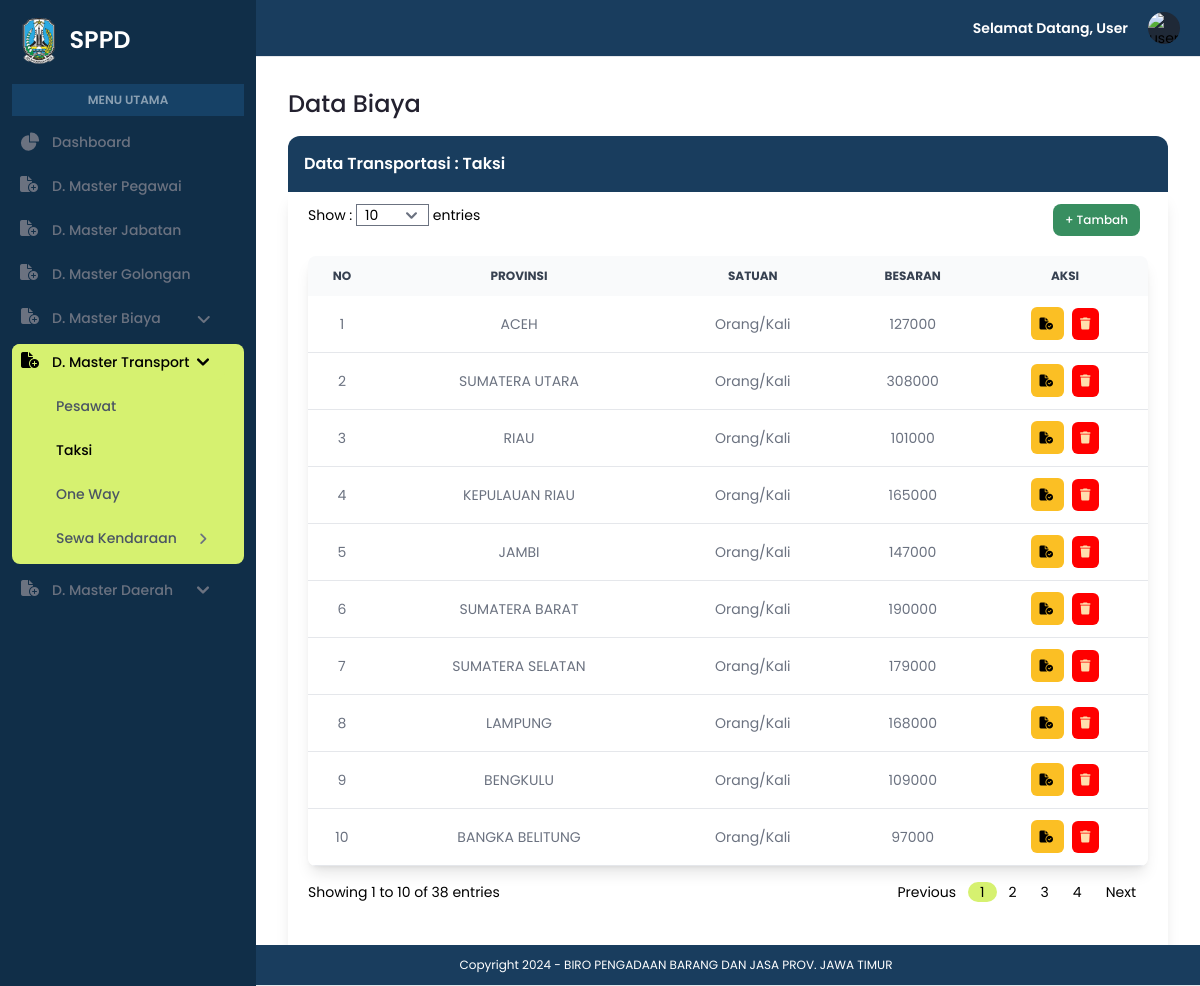
Page /admin/data_taksi.php on the committed database.
### tables this page shows
CREATE TABLE `taksi` (
  `kode_provinsi` varchar(50) NOT NULL,
  `besaran` varchar(100) DEFAULT NULL
);

CREATE TABLE `provinsi` (
  `kode_provinsi` varchar(10) NOT NULL,
  `nama_provinsi` varchar(100) NOT NULL,
  `ibukota_provinsi` varchar(100) NOT NULL
);

### admin/data_taksi.php (the view, shortened to what this page needs)
<?php
include '../koneksi.php';
?>
<!DOCTYPE html>
<html lang="en">
<head>
    <link rel="stylesheet" href="../assets/css/style.css">
    <link rel="stylesheet" href="https://cdnjs.cloudflare.com/ajax/libs/font-awesome/6.5.1/css/all.min.css" />
    <link href="https://cdnjs.cloudflare.com/ajax/libs/flowbite/2.3.0/flowbite.min.css" rel="stylesheet" />
    <script src="https://cdn.tailwindcss.com"></script>
</head>
<body>
    <section id="sidebar">
        <?php include "../navbar.php"; ?>
        <aside id="logo-sidebar" class="fixed top-0 left-0 z-40 w-64 h-screen transition-transform -translate-x-full sm:translate-x-0" aria-label="Sidebar">
            <div class="h-full px-3 py-4 overflow-y-auto bg-[#102E48]">
                <a href="index.php" class="flex ms-2 md:me-24 mb-5">
                    <img src="../assets/img/logo.png" class="h-12 me-3" />
                    <span class="self-center text-2xl font-semibold whitespace-nowrap text-white">SPPD</span>
                </a>
                <div class="bg-[#276EAC4D] mb-2 py-2 px-5 text-center">
                    <p class="font-semibold text-xs text-white/50">MENU UTAMA</p>
                </div>
                <ul class="space-y-2 font-medium">
                    <li>
                        <a href="index.php" class="flex items-center p-2 text-gray-500 rounded-lg hover:bg-[#D6F170] hover:text-black group">
                            <span class="ms-3 text-sm">Dashboard</span>
                        </a>
                    </li>
                    <li>
                        <a href="data_pegawai.php" class="flex items-center p-2 text-gray-500 rounded-lg hover:bg-[#D6F170] hover:text-black group">
                            <i class="fa-solid fa-file-circle-plus w-5 h-5 text-gray-500 transition duration-75 group-hover:text-black"></i>
                            <span class="text-sm ms-3 whitespace-nowrap">D. Master Pegawai</span>
                        </a>
                    </li>
                    <li>
                        <a href="data_jabatan.php" class="flex items-center p-2 text-gray-500 rounded-lg hover:bg-[#D6F170] hover:text-black group">
                            <i class="fa-solid fa-file-circle-plus w-5 h-5 text-gray-500 transition duration-75 group-hover:text-black"></i>
                            <span class="text-sm ms-3 whitespace-nowrap">D. Master Jabatan</span>
                        </a>
                    </li>
                    <li>
                        <a href="data_golongan.php" class="flex items-center p-2 text-gray-500 rounded-lg hover:bg-[#D6F170] hover:text-black group">
                            <i class="fa-solid fa-file-circle-plus w-5 h-5 text-gray-500 transition duration-75 group-hover:text-black"></i>
                            <span class="text-sm ms-3 whitespace-nowrap">D. Master Golongan</span>
                        </a>
                    </li>
                    <li>
                        <button type="button" class="flex items-center p-2 rounded-lg hover:bg-[#D6F170] text-gray-500 hover:text-black group" aria-controls="dropdown-mb" data-collapse-toggle="dropdown-mb">
                            <i class="fa-solid fa-file-circle-plus w-5 h-5 text-gray-500 transition duration-75 group-hover:text-black"></i>
                            <span class="flex-1 ms-3 whitespace-nowrap pr-9 text-sm">D. Master Biaya</span>
                            <i class="fa-solid fa-angle-down w-3 h-3 black group-hover:text-black"></i>
                        </button>
                    </li>
                    <li class="bg-[#D6F170] rounded-lg">
                        <button type="button" class="flex items-center p-2 pr-4 rounded-lg bg-[#D6F170] text-black hover:text-black group active" aria-controls="dropdown-mt" data-collapse-toggle="dropdown-mt">
                            <i class="fa-solid fa-file-circle-plus w-5 h-5 text-black transition duration-75 group-hover:text-black"></i>
                            <span class="text-sm ms-3 whitespace-nowrap pr-2">D. Master Transport</span>
                            <svg class="w-3 h-3 text-black group-hover:text-black" aria-hidden="true" xmlns="http://www.w3.org/2000/svg" fill="none" viewBox="0 0 10 6">
                                <path stroke="currentColor" stroke-linecap="round" stroke-linejoin="round" stroke-width="2" d="m1 1 4 4 4-4" />
                            </svg>
                        </button>
                        <ul id="dropdown-mt" class="py-2 space-y-2 text-sm">
                            <li>
                                <a href="data_pesawat.php" class="flex items-center w-full p-2 text-gray-600 transition duration-75 rounded-lg pl-11 group hover:bg-[#D6F170] hover:text-black">Pesawat</a>
                            </li>
                            <li>
                                <a href="data_taksi.php" class="flex items-center w-full p-2 text-black transition duration-75 rounded-lg pl-11 group hover:bg-[#D6F170] hover:text-black">Taksi</a>
                            </li>
                            <li>
                                <a href="data_oneway.php" class="flex items-center w-full p-2 text-gray-600 transition duration-75 rounded-lg pl-11 group hover:bg-[#D6F170] hover:text-black">One Way</a>
                            </li>
                            <li>
                                <button type="button" class="flex items-center p-2 pl-8 text-black rounded-lg hover:bg-[#D6F170] hover:text-black group" aria-controls="dropdown-tr" data-collapse-toggle="dropdown-tr">
                                    <span class="text-gray-600 group-hover:text-black text-sm ms-3 whitespace-nowrap pr-5">Sewa Kendaraan</span>
                                    <i class="fa-solid fa-angle-right w-3 h-3 text-gray-500 hover:text-black transition duration-75 group-hover:text-black dark:group-hover:text-white"></i>
                                </button>
                            </li>
                        </ul>
                    </li>
                    <li>
                        <button type="button" class="flex items-center p-2 pr-4 rounded-lg hover:bg-[#D6F170] text-gray-500 hover:text-black group" aria-controls="dropdown-md" data-collapse-toggle="dropdown-md">
                            <i class="fa-solid fa-file-circle-plus w-5 h-5 text-gray-500 transition duration-75 group-hover:text-black"></i>
                            <span class="text-sm ms-3 whitespace-nowrap pr-6">D. Master Daerah</span>
                            <svg class="w-3 h-3 text-gray-500 group-hover:text-black" aria-hidden="true" xmlns="http://www.w3.org/2000/svg" fill="none" viewBox="0 0 10 6">
                                <path stroke="currentColor" stroke-linecap="round" stroke-linejoin="round" stroke-width="2" d="m1 1 4 4 4-4" />
                            </svg>
                        </button>
                    </li>
                </ul>
            </div>
        </aside>
        <?php
        $batas = isset($_GET['batas']) ? (int)$_GET['batas'] : 10;
        $halaman = isset($_GET['halaman']) ? (int)$_GET['halaman'] : 1;
        $halaman_awal = ($halaman > 1) ? ($halaman * $batas) - $batas : 0;
        $query_total = "SELECT COUNT(*) as total FROM taksi";
        $result_total = $koneksi->query($query_total);
        $row_total = $result_total->fetch_assoc();
        $total_entries = $row_total['total'];
        $total_halaman = ceil($total_entries / $batas);
        $start_entry = $halaman_awal + 1;
        $end_entry = min($halaman_awal + $batas, $total_entries);
        ?>
        <div class="p-4 sm:ml-64">
            <div class="p-4 mt-14">
                <h1 class="text-[#23212F] font-medium text-2xl">Data Biaya</h1>
                <div class="border-solid">
                    <div class="bg-[#193D5E] rounded-t-xl mt-4 p-4">
                        <h1 class="text-white text-md font-semibold">Data Transportasi : Taksi</h1>
                    </div>
                    <div class="shadow-lg px-5 py-3">
                        <div class="flex justify-between">
                            <div class="text-sm">
                                <form method="GET" action="">
                                    <label for="batas">Show :</label>
                                    <select name="batas" id="batas" class="form-control input-sm px-2" onchange="this.form.submit()">
                                        <option value="10" <?php if ($batas == 10) echo 'selected'; ?>>10</option>
                                    </select>
                                    <label for="batas">entries</label>
                                </form>
                            </div>
                            <div class=" flex float-right">
                                <button data-modal-target="default-modal" data-modal-toggle="default-modal" class="focus:outline-none text-white bg-[#388E60] hover:bg-green-800 focus:ring-4 focus:ring-green-300 font-medium rounded-lg text-xs px-3 py-2 me-2 mb-2" type="button">
                                    + Tambah
                                </button>
                            </div>
                        </div>
                        <div class="overflow-x-auto shadow-lg sm:rounded-lg mt-3">
                            <table class="w-full text-sm text-left rtl:text-right text-gray-500">
                                <thead class="text-xs text-gray-700 uppercase bg-gray-50 text-center">
                                    <tr>
                                        <th scope="col" class="px-2 py-3">
                                            No
                                        </th>
                                        <th scope="col" class="px-2 py-3">
                                            Provinsi
                                        </th>
                                        <th scope="col" class="px-2 py-3">
                                            Satuan
                                        </th>
                                        <th scope="col" class="px-2 py-3">
                                            Besaran
                                        </th>
                                        <th scope="col" class="px-2 py-3">
                                            Aksi
                                        </th>
                                    </tr>
                                </thead>
                                <tbody>
                                    <?php
                                    $query = "SELECT taksi.kode_provinsi, provinsi.nama_provinsi, taksi.besaran
                                        FROM taksi
                                        JOIN provinsi ON taksi.kode_provinsi = provinsi.kode_provinsi
                                        LIMIT $halaman_awal, $batas";
                                    $result = $koneksi->query($query);
                                    if ($result) {
                                        if ($result->num_rows > 0) {
                                            $nomor = $halaman_awal + 1;
                                            while ($row = $result->fetch_assoc()) {
                                                echo "<tr class='bg-white border-b hover:bg-gray-50'>";
                                                echo "<td class='px-3 py-3 text-center'>" . $nomor++ . "</td>";
                                                echo "<td class='px-3 py-3 text-center'>" . $row['nama_provinsi'] . "</td>";
                                                echo "<td class='px-3 py-3 text-center'>Orang/Kali</td>";
                                                echo "<td class='px-3 py-3 text-center'>" . $row['besaran'] . "</td>";
                                                echo "<td class='px-3 py-3 text-center'>
                                                <a href='edit_dttx.php?edit=" . $row['kode_provinsi'] . "' class='font-medium bg-amber-400 hover:bg-amber-500 text-black p-2 rounded-md text-xs mr-2 text-center'>
                                                    <i class='fa-solid fa-file-circle-check'></i>
                                                </a>
                                                <a href='proses_delete_dttx.php?delete=" . $row['kode_provinsi'] . "' onclick='return confirmDelete()' type='button' class='font-medium bg-[#ff0000] hover:bg-red-800 text-[#ffdead] p-2 rounded-md text-xs text-center'>
                                                    <i class='fa-solid fa-trash'></i>
                                                </a>
                                            </td>";
                                                echo "</tr>";
                                            }
                                        } else {
                                            echo "<tr><td colspan='5' class='text-center p-2'>Tidak ada data</td></tr>";
                                        }
                                    } else {
                                        echo "<tr><td colspan='5' class='text-center'>Error: " . $koneksi->error . "</td></tr>";
                                    }
                                    ?>
                                </tbody>
                            </table>
                        </div>
                        <div class="flex justify-between text-sm mx-auto">
                            <div class="pt-4">
                                <?php echo "Showing $start_entry to $end_entry of $total_entries entries"; ?>
                            </div>
                            <div>
                                <nav class="flex items-center flex-column flex-wrap md:flex-row justify-between pt-4 mb-10" aria-label="Table navigation">
                                    <ul class=" flex pagination justify-content-center">
                                        <li class="page-item px-3">
                                            <a class="page-link" <?php if ($halaman > 1) {
                                                                        echo "href='?halaman=" . ($halaman - 1) . "&batas=$batas'";
                                                                    } ?>>Previous</a>
                                        </li>
                                        <?php
                                        for ($x = max(1, $halaman - 5); $x <= min($halaman + 5, $total_halaman); $x++) {
                                        ?>
                                            <li class="page-item px-3 <?php if ($x == $halaman) echo 'active'; ?>">
                                                <a class="page-link" href="?halaman=<?php echo $x ?>&batas=<?php echo $batas ?>"><?php echo $x; ?></a>
                                            </li>
                                        <?php
                                        }
                                        ?>
                                        <li class="page-item px-3">
                                            <a class="page-link" <?php if ($halaman < $total_halaman) {
                                                                        echo "href='?halaman=" . ($halaman + 1) . "&batas=$batas'";
                                                                    } ?>>Next</a>
                                        </li>
                                    </ul>
                                </nav>
                            </div>
                        </div>
                    </div>
                </div>
            </div>
        </div>
    </section>
    <section id="footer">
        <?php include "../footer.php"; ?>
    </section>
</body>
</html>

### assets/css/style.css (style rules this page uses)
html { scroll-behavior: smooth; }
body { font-family: Poppins; }
.active { background-color: #d6f170; color: #000; border-radius: 20px; }

### rows in the picture
taksi: kode_provinsi.nama_provinsi "ACEH", besaran "127000"
taksi: kode_provinsi.nama_provinsi "SUMATERA UTARA", besaran "308000"
taksi: kode_provinsi.nama_provinsi "RIAU", besaran "101000"
taksi: kode_provinsi.nama_provinsi "KEPULAUAN RIAU", besaran "165000"
taksi: kode_provinsi.nama_provinsi "JAMBI", besaran "147000"
taksi: kode_provinsi.nama_provinsi "SUMATERA BARAT", besaran "190000"
taksi: kode_provinsi.nama_provinsi "SUMATERA SELATAN", besaran "179000"
taksi: kode_provinsi.nama_provinsi "LAMPUNG", besaran "168000"
taksi: kode_provinsi.nama_provinsi "BENGKULU", besaran "109000"
taksi: kode_provinsi.nama_provinsi "BANGKA BELITUNG", besaran "97000"

### other values in the picture
$start_entry "1"
$end_entry "10"
$total_entries "38"
